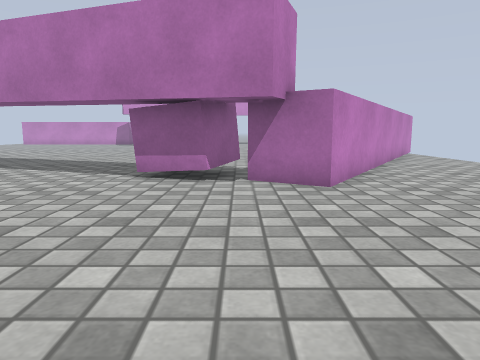
View 1 (above)

24 first-person views from a walk through a Unity game level. The camera is 0.57 m above the floor, tilts 8° down and sees 70° across. The floor is counted in squares, 0.5 m on a side. Each view is taken from the middle of a square. On the plan, view 1 faces up. The plan holds only what a view shows up to about 13 squares ahead; the rest is blank. The place goes on beyond the plan. The player character is not drawn. Surface patterns are stand-ins for the level's own textures.

View 2
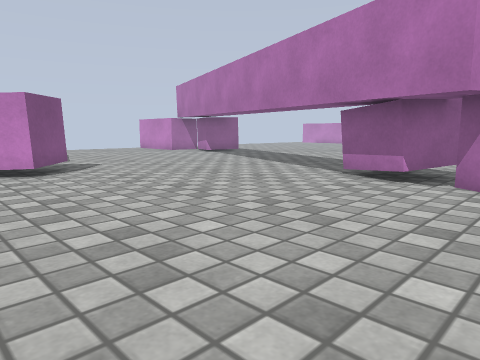

View 3
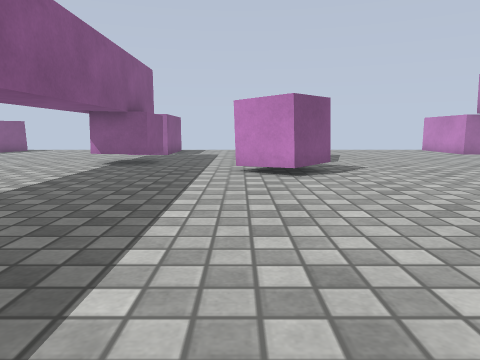

View 4
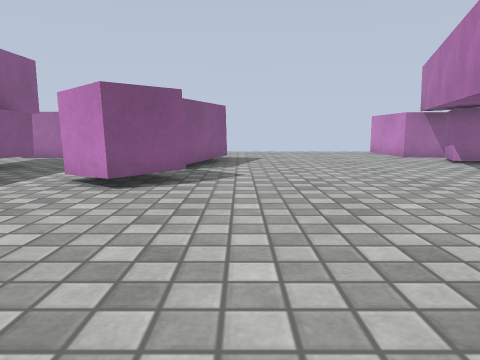

View 5
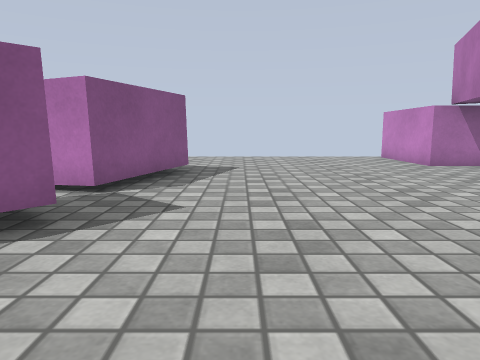

View 6
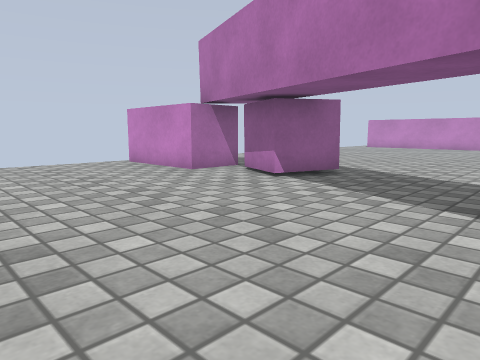

View 7
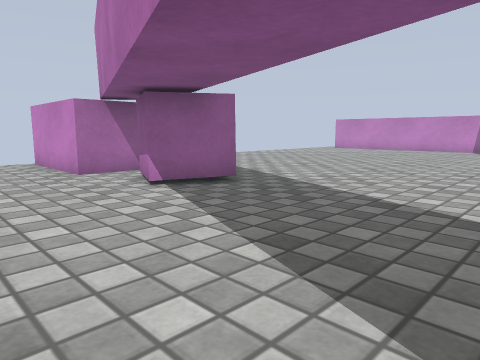

View 8
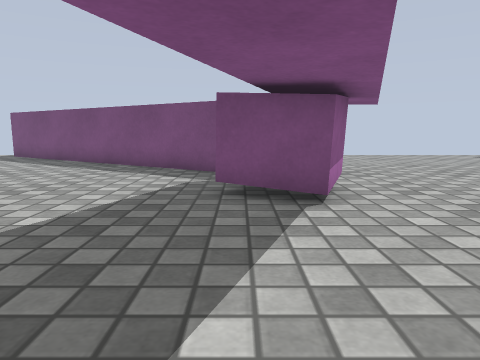

View 9
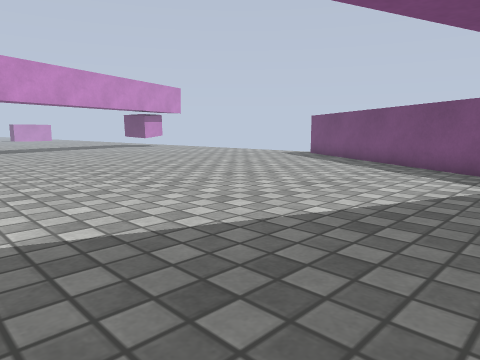

View 10
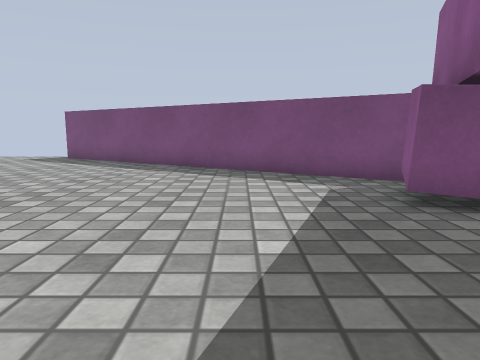

View 11
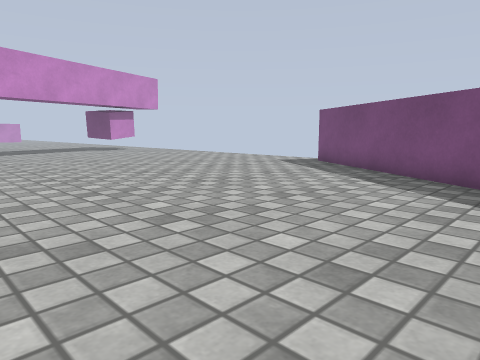

View 12
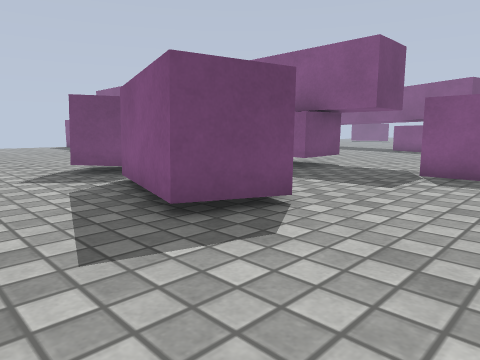

View 13
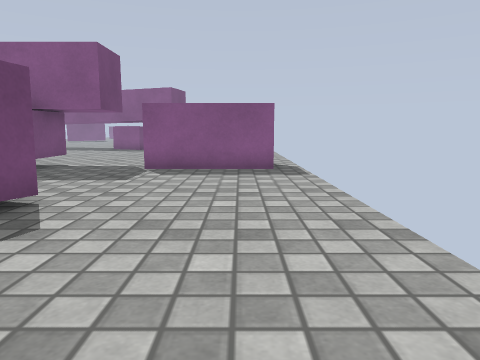

View 14
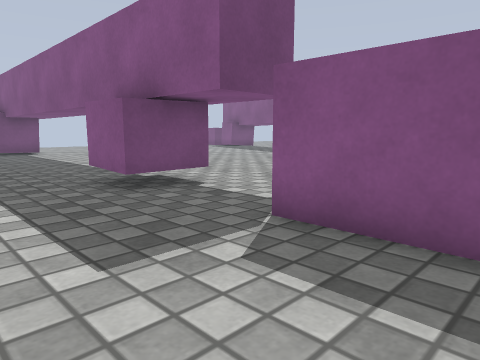

View 15
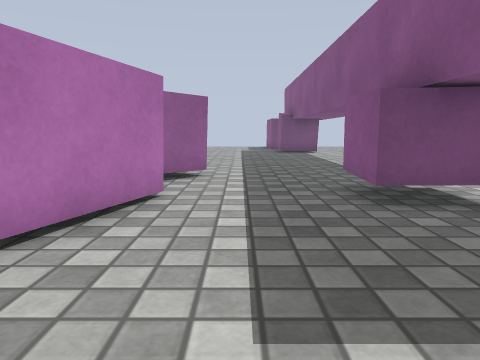

View 16
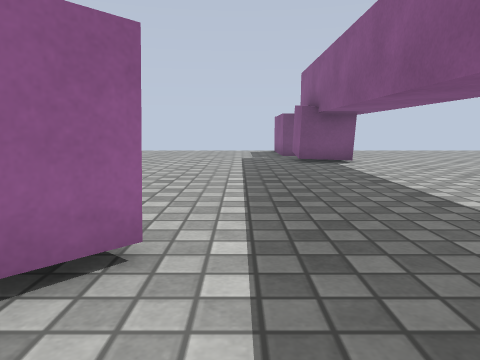

View 17
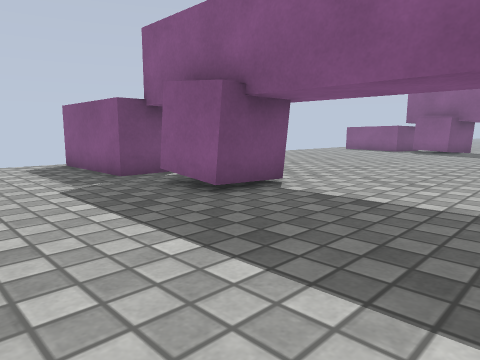

View 18
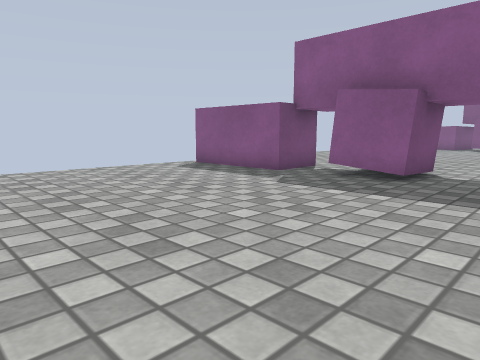

View 19
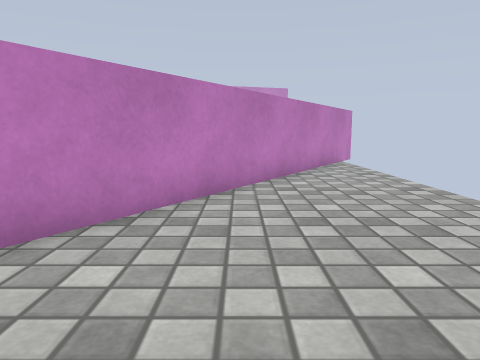

View 20
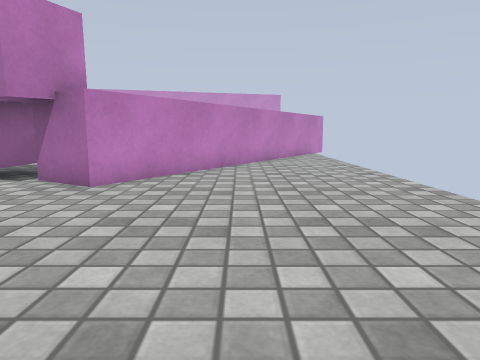

View 21
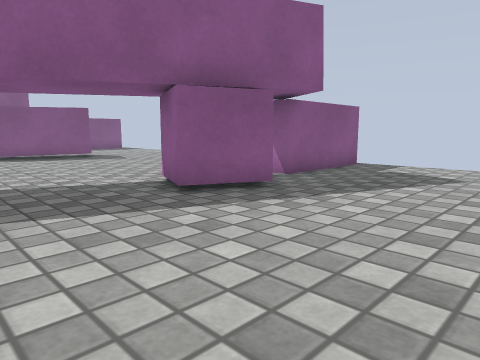

View 22
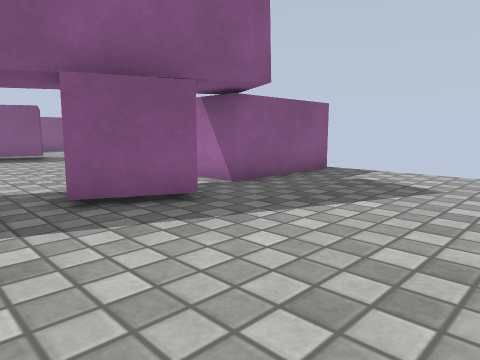

View 23
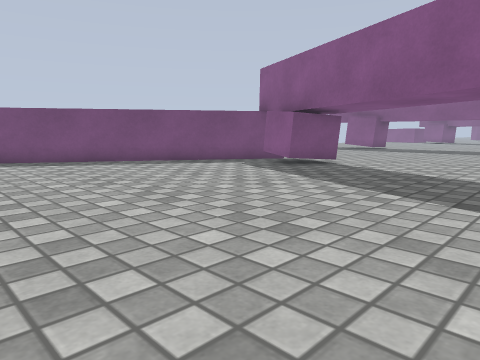

View 24
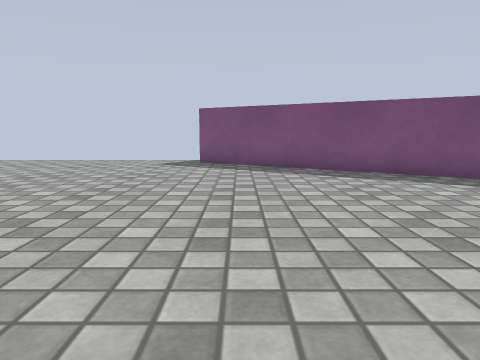

### Floor plan
Key: @ floor where view 1 was taken; # wall or solid block; . floor; T thing the floor can be seen under or through; O other object.
Columns run from 20 left of view 1 to 8 right of it. Each row starts with its distance up from view 1.
 20       ...... ...............#
 19  ..........................##
 18 ..........................###
 17 ..........................###
 16 .........................####
 15 .....OOO................####.
 14 OOOOOO O................###..
 13    OOOOO...............####..
 12 OOOO...................###...
 11 ......................###....
 10 ..................OOO####....
  9 .................OOOO###.....
  8 ................TTOOTT##.....
  7  ..................TTTT......
  6 .............................
  5 .............................
  4 .....OOOO..O.................
  3 ....OO  OOOOO................
  2 .....OOOO.O O................
  1 ........O..O.................
  0 ....................@........
 -1 .............................
 -2 .......OOO...........OOOOOOOO
 -3 OOOOO###OOTTTTTTTTTTTO ##
 -4      #.O O...........#  #

Positions as (right, up) in squares from view 1, and headings:
1: (0, 0), facing up
2: (2, 0), facing up-left
3: (1, 1), facing left
4: (-1, 5), facing left
5: (-5, 6), facing left
6: (-8, 6), facing up-left
7: (-7, 9), facing up-left
8: (-8, 10), facing right
9: (-8, 10), facing up-right
10: (-7, 13), facing right
11: (-4, 13), facing up-right
12: (-19, 7), facing down-right
13: (-19, 8), facing down
14: (-19, 1), facing down-right
15: (-18, 0), facing right
16: (-12, 0), facing right
17: (-4, 2), facing down-right
18: (-2, 6), facing down-right
19: (5, 5), facing up
20: (5, 0), facing up
21: (-9, 20), facing down-left
22: (-11, 20), facing down-left
23: (-9, 20), facing down-right
24: (-5, 19), facing right
